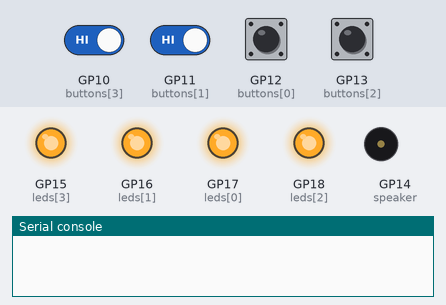
The program below on a simulated Raspberry Pi Pico running MicroPython. Parts: output pins drawn as LEDs (lit = HIGH), buzzer (waves = sounding), the last lines printed to the serial console. The test bench sets the inputs (shaded band); at power-on: GP10 (buttons[3]), GP11 (buttons[1]), GP12 (buttons[0]), GP13 (buttons[2]) HIGH. Random numbers come from a fixed seed.

Above: at 4.7 s.
4.8 s: GP10 (buttons[3]) driven LOW and GP11 (buttons[1]) driven LOW
At 7.4 s:
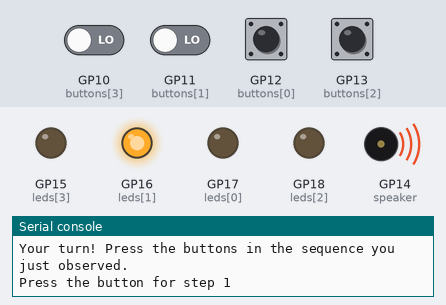
8.3 s: GP11 (buttons[1]) driven HIGH
At 9.6 s:
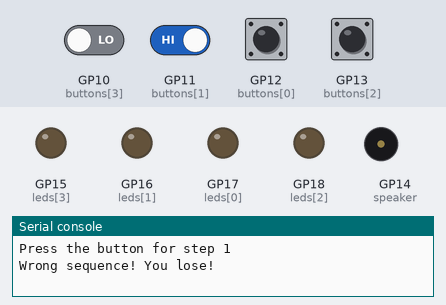
22.0 s: GP10 (buttons[3]) driven HIGH
At 22.4 s:
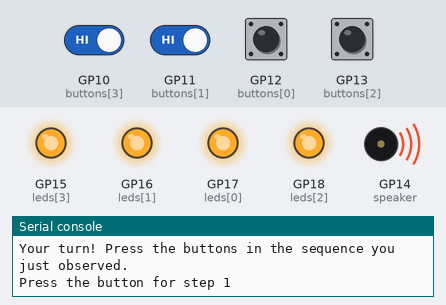
29.7 s: GP10 (buttons[3]) driven LOW
Timing chart, 0 to 35.7 s (numbered marks = the images above; inputs shaded):
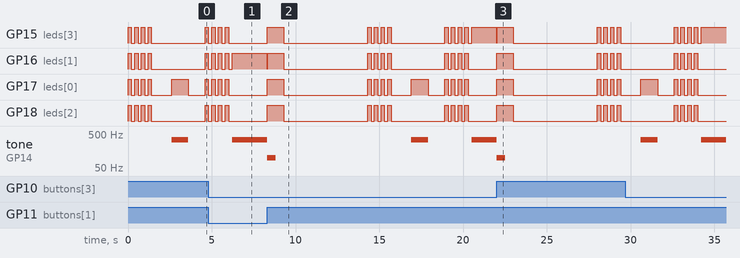

Measured:
- after the input at 4.8 s, tone on GP14 (speaker): silent → 337 Hz after 1.4 s
- after the input at 8.3 s, GP15 (leds[3]): goes HIGH 1.0 s, LOW 5.0 s, 3 × (HIGH 0.20 s, LOW 0.20 s), HIGH 0.20 s, LOW 3.2 s, 4 × (HIGH 0.20 s, LOW 0.20 s), then HIGH, starting at once; GP17 (leds[0]): LOW → HIGH at once, → LOW 1.0 s later, → HIGH 5.0 s later, → LOW 0.20 s later, … (20 changes in this stretch)
- after the input at 22.0 s, GP15 (leds[3]): goes LOW 0.01 s, HIGH 1.0 s, LOW 5.0 s, 3 × (HIGH 0.20 s, LOW 0.20 s), HIGH 0.20 s, then LOW, starting at once; GP16 (leds[1]): goes HIGH 1.0 s, LOW 5.0 s, 3 × (HIGH 0.20 s, LOW 0.20 s), HIGH 0.20 s, then LOW, starting at once

The program:

minn_simon_says.py
```python
# boot.py -- run on boot-up
from machine import Pin, PWM, ADC
from time import sleep_ms
import random

# Correct setup for LED pins
#rautt = Pin(16, Pin.OUT)
#graent = Pin(18, Pin.OUT)
#blatt = Pin(15, Pin.OUT)
#gult = Pin(17, Pin.OUT)

# Correct setup for button pins with pull-up configuration
#takki_1 = Pin(11, Pin.IN, Pin.PULL_UP)
#takki_2 = Pin(13, Pin.IN, Pin.PULL_UP)
#takki_3 = Pin(10, Pin.IN, Pin.PULL_UP)
#takki_4 = Pin(12, Pin.IN, Pin.PULL_UP)

# Led's    - Yellow -       - - Red - -        - Green -        - Blue -
leds = [Pin(17, Pin.OUT), Pin(16, Pin.OUT), Pin(18, Pin.OUT), Pin(15, Pin.OUT)]

# Buttons       - Yellow button -            - Red button -
buttons = [Pin(12, Pin.IN, Pin.PULL_UP), Pin(11, Pin.IN, Pin.PULL_UP),
#               - Green button -             - Blue button -
           Pin(13, Pin.IN, Pin.PULL_UP), Pin(10, Pin.IN, Pin.PULL_UP)]

# Speaker setup
speaker = Pin(14, Pin.OUT)
buzzer = PWM(speaker)
buzzer.duty_u16(0)


# Generate a list of random tones
tones = [random.randint(200, 1000) for _ in range(30)]
winning_tones = [523, 659, 784, 1047]


# Function to play a single tone
def play_tone(tone, duration=None):
    buzzer.freq(tone)
    buzzer.duty_u16(32768)  # Start the tone
    if duration is not None:
        sleep_ms(duration)
        buzzer.duty_u16(0)  # Stop the tone by setting duty cycle to 0
    # If duration is None, the tone will keep playing until buzzer.duty_u16(0) is called elsewhere


# Function to turn off all LED's
def turn_off_all_leds():
    for led in leds:
        led.value(0)


# Function to turn on all LED's
def turn_on_all_leds():
    for led in leds:
        led.value(1)


# Function that lights up an LED and play it's associated tone
def light_and_tone(led_index, tone):
    leds[led_index].value(1)  # Light up led
    play_tone(tone, 1000)     # Play tone for 1000ms
    leds[led_index].value(0)  # Turn off led


# Function to play the game sequence
def play_sequence(sequence):
    # Loop through the sequence
    for led_index in sequence:
        light_and_tone(led_index, tones[led_index]) # This selects the light and tone
        sleep_ms(500) # Wait for the next led


# Function to light up to start the game
def light_up_to_start_game():
    for i in range(4):
        turn_on_all_leds()
        sleep_ms(200)
        turn_off_all_leds()   # Fixed: added parentheses to call the function
        sleep_ms(200)


# Play the losing sequence
def play_losing_sequence():
    for led in leds:
        led.value(1)
    play_tone(100, 500)
    sleep_ms(500)
    for led in leds:
        led.value(0)

# Function for winning sequence
def win():
    for x in range(4):
        for i in range(len(leds)):
            leds[i].value(1)
            play_tone(winning_tones[i])
            sleep_ms(100)
            leds[i].value(0)

# Function to get the players input
def get_player_input(sequence_length):
    player_sequence = []
    for _ in range(sequence_length):
        while True:
            for i, button in enumerate(buttons):
                if button.value() == 0: # Button is pressed
                    player_sequence.append(i)
                    light_and_tone(i, tones[i]) # Light and tone for players button press
                    sleep_ms(500) # Debounce delay
                    while button.value() == 0: # Wait for button release
                        sleep_ms(10)
                    break
            sleep_ms(10)
    return player_sequence

# ... (rest of the code remains unchanged)

# The main game function
def play_game():
    while True:  # Start an infinite loop to restart the game on win or lose
        sequence = []
        light_up_to_start_game()  # Signal the start of the game sequence

        while len(sequence) < 15:

            led_index = random.randint(0, 3)
            sequence.append((led_index, tones[len(sequence)]))

            sleep_ms(1000)

            # Play the sequence
            for led_index, tone in sequence:
                light_and_tone(led_index, tone)
                sleep_ms(1000)

            # Signal the player's turn
            light_up_to_start_game()

            print("Your turn! Press the buttons in the sequence you just observed.")
            first_button_pressed = False

            # Wait indefinitely for the player to press the first button
            while not first_button_pressed:
                for i, button in enumerate(buttons):
                    if not button.value():
                        first_button_pressed = True
                        break
                sleep_ms(10)

            player_sequence = []

            # Player's input
            for seq_index, (expected_led_index, expected_tone) in enumerate(sequence):
                print(f"Press the button for step {seq_index+1}")
                button_pressed = False
                while not button_pressed:
                    for i, button in enumerate(buttons):
                        if not button.value():
                            button_pressed = True
                            player_sequence.append(i)
                            leds[i].value(1)
                            play_tone(expected_tone)
                            while not button.value():
                                pass
                            leds[i].value(0)
                            buzzer.duty_u16(0)
                            break
                    sleep_ms(10)

                if player_sequence[-1] != expected_led_index:
                    play_losing_sequence()
                    print("Wrong sequence! You lose!")
                    sleep_ms(5000)  # 5-second delay before the game restarts
                    break  # Break out of the sequence loop and restart the game

            else:  # This 'else' clause belongs to the 'for' loop and runs if no 'break' occurs

                # This make all 4 LED's blink equally amount of times to let player know where they stand in the game
                for _ in range(len(sequence)):
                    light_up_to_start_game()

                # Signal correct completion
                # light_up_to_start_game()

                print("Correct sequence! Get ready for the next one.")
                sleep_ms(2000)  # Wait before the next sequence
                continue

            break  # Break out of the while loop to restart the game after a win/loss

        if len(sequence) == 30:  # The player won the game
            win()
            print("Congratulations! You've won!")
            sleep_ms(5000)  # 5-second delay before the game restarts

play_game()
```
